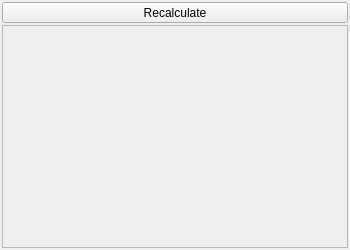
<?xml version="1.0" encoding="UTF-8"?>
<ui version="4.0">
 <class>DUQFQDockWidget</class>
 <widget class="QDockWidget" name="DUQFQDockWidget">
  <property name="geometry">
   <rect>
    <x>0</x>
    <y>0</y>
    <width>350</width>
    <height>250</height>
   </rect>
  </property>
  <property name="minimumSize">
   <size>
    <width>350</width>
    <height>250</height>
   </size>
  </property>
  <property name="windowTitle">
   <string>F(Q)</string>
  </property>
  <widget class="QWidget" name="dockWidgetContents">
   <layout class="QVBoxLayout" name="verticalLayout">
    <property name="spacing">
     <number>2</number>
    </property>
    <property name="margin">
     <number>2</number>
    </property>
    <item>
     <widget class="QPushButton" name="RecalculateButton">
      <property name="maximumSize">
       <size>
        <width>16777215</width>
        <height>21</height>
       </size>
      </property>
      <property name="text">
       <string>Recalculate</string>
      </property>
     </widget>
    </item>
    <item>
     <widget class="QFrame" name="FQGraphFrame">
      <property name="sizePolicy">
       <sizepolicy hsizetype="Expanding" vsizetype="Expanding">
        <horstretch>0</horstretch>
        <verstretch>0</verstretch>
       </sizepolicy>
      </property>
      <property name="frameShape">
       <enum>QFrame::StyledPanel</enum>
      </property>
      <property name="frameShadow">
       <enum>QFrame::Raised</enum>
      </property>
      <layout class="QVBoxLayout" name="verticalLayout_36">
       <property name="spacing">
        <number>2</number>
       </property>
       <property name="margin">
        <number>2</number>
       </property>
       <item>
        <widget class="PlotWidget" name="FQGraph" native="true">
         <property name="sizePolicy">
          <sizepolicy hsizetype="Expanding" vsizetype="Expanding">
           <horstretch>0</horstretch>
           <verstretch>0</verstretch>
          </sizepolicy>
         </property>
         <property name="mouseTracking">
          <bool>true</bool>
         </property>
         <property name="focusPolicy">
          <enum>Qt::StrongFocus</enum>
         </property>
        </widget>
       </item>
       <item>
        <widget class="QWidget" name="FQGraphToolbar" native="true"/>
       </item>
      </layout>
     </widget>
    </item>
   </layout>
  </widget>
 </widget>
 <customwidgets>
  <customwidget>
   <class>PlotWidget</class>
   <extends>QWidget</extends>
   <header>gui/plotwidget.uih</header>
   <container>1</container>
  </customwidget>
 </customwidgets>
 <resources/>
 <connections/>
</ui>
